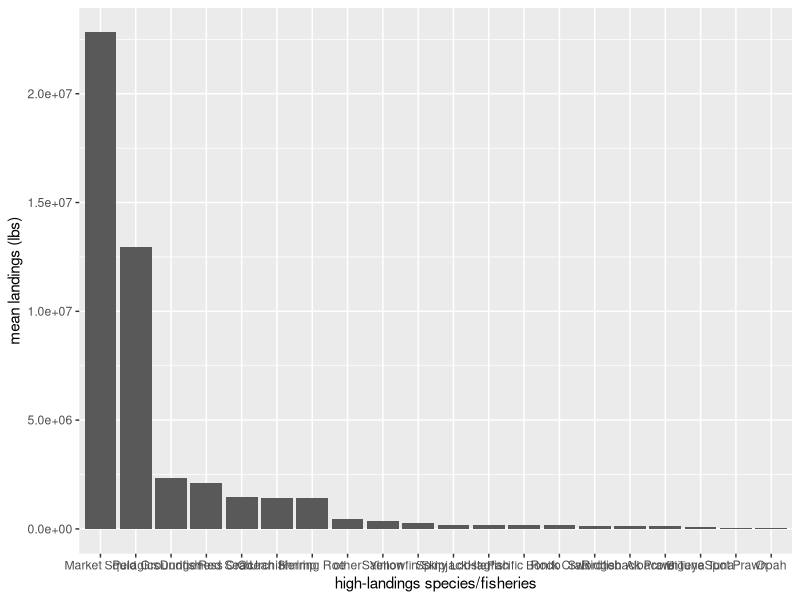

Here is the R script that generated this plot:
# Script for isolating the species of interest from the DFW dataset of monthly
# landings by area.

library(stringr)
library(stringi)
library(dplyr)
library(reshape2)
library(ggplot2)

# Import dataset of all areas
all_areas <- read.csv("Data/DFW areas/all_areas.csv")

# Fix known issues with species names
all_areas$Species <- str_replace_all(all_areas$Species, 
                                     c("Lobs ter California spiny" = "Lobster California spiny",
                                       "Anchovy  northern" = "Anchovy northern",
                                       "Crab y ellow rock" = "Crab yellow rock"))

# Find most-landed species ----------------------------------------------------
# Isolate total landings and find mean by year
high_landings <- all_areas[, c(1, 14:16)]
high_landings <- high_landings %>% group_by(area, Species) %>% 
  summarize(landings = mean(Landings))  

# Isolate each area & order by landings in descending order
total_e <- high_landings %>% filter(area == "Eureka")
total_e <- total_e[order(-total_e$landings), ]

total_fb <- high_landings %>% filter(area == "Fort Bragg")
total_fb <- total_fb[order(-total_fb$landings), ]

total_bb <- high_landings %>% filter(area == "Bodega Bay")
total_bb <- total_bb[order(-total_bb$landings), ]

total_sf <- high_landings %>% filter(area == "San Francisco")
total_sf <- total_sf[order(-total_sf$landings), ]

total_m <- high_landings %>% filter(area == "Monterey")
total_m <- total_m[order(-total_m$landings), ]

total_mb <- high_landings %>% filter(area == "Morro Bay")
total_mb <- total_mb[order(-total_mb$landings), ]

total_sb <- high_landings %>% filter(area == "Santa Barbara")
total_sb <- total_sb[order(-total_sb$landings), ]

total_la <- high_landings %>% filter(area == "Los Angeles")
total_la <- total_la[order(-total_la$landings), ]

total_sd <- high_landings %>% filter(area == "San Diego")
total_sd <- total_sd[order(-total_sd$landings), ]

# Create dataframe of highest landed species
high_landings <- rbind(total_e[1:11, 1:2], total_fb[1:11, 1:2], 
                       total_bb[1:11, 1:2], total_sf[1:11, 1:2], 
                       total_m[1:11, 1:2], total_mb[1:11, 1:2],
                       total_sb[1:11, 1:2], total_la[1:11, 1:2], 
                       total_sd[1:11, 1:2])

# Get list of unique species names (not fully unique :/ )
high_landings <- levels(factor(high_landings$Species))
print(high_landings)


# Isolate species of interest -------------------------------------------------
# Column names for the initial columns of the overall dataframe
initial_cols <- c("Species", "January", "February", "March", "April", "May", "June",
                  "July", "August", "September", "October", "November", "December", 
                  "Landings", "year", "area")

crab <- all_areas %>% filter(str_detect(Species, "Dungeness")) %>% bind_rows
lobster <- all_areas %>% filter(str_detect(Species, "Lobster")) %>% bind_rows
squid <- all_areas %>% filter(str_detect(Species, "Squid market")) %>% bind_rows
albacore <- all_areas %>% filter(str_detect(Species, "albacore")) %>% bind_rows
bigeye <- all_areas %>% filter(str_detect(Species, "Tuna bigeye")) %>% bind_rows
prawn_spot <- all_areas %>% filter(str_detect(Species, "Prawn spot")) %>% bind_rows
swordfish <- all_areas %>% filter(str_detect(Species, "Swordfish")) %>% bind_rows
opah <- all_areas %>% filter(str_detect(Species, "Opah")) %>% bind_rows
bonito <- all_areas %>% filter(str_detect(Species, "Bonito Pacific")) %>% bind_rows
prawn_ridge <- all_areas %>% filter(str_detect(Species, "Prawn ridgeback")) %>% bind_rows

# Rock crab -------------------------------------------------------------------
rock_crab <- all_areas %>% filter(str_detect(Species, 
                                             "Crab red rock|Crab rock unspecified|Crab yellow rock")) %>% bind_rows
# Update dataframe with new species name
rock_crab <- rock_crab[, -1] %>% group_by(area, year) %>%
  summarize(across(January:Landings, sum))  
rock_crab <- cbind(rep("Rock Crab", length(rock_crab$year)), rock_crab[, c(3:15, 2, 1)])
colnames(rock_crab) <- initial_cols

# Yellowfin/Skipjack ----------------------------------------------------------
# Info on grouping here: https://escholarship.org/uc/item/24r1s04n
yellow_skip <- all_areas %>% filter(str_detect(Species, 
                                               "Tuna yellowfin|Tuna skipjack")) %>% bind_rows
# Update dataframe with new species name
yellow_skip <- yellow_skip[, -1] %>% group_by(area, year) %>%
  summarize(across(January:Landings, sum))  
yellow_skip <- cbind(rep("Yellowfin/Skipjack", length(yellow_skip$year)), yellow_skip[, c(3:15, 2, 1)])
colnames(yellow_skip) <- initial_cols

# Herring roe -----------------------------------------------------------------
herring_roe <- all_areas %>% filter(str_detect(Species, 
                                               "Herring Pacific roe|Herring Roe")) %>% bind_rows
# Update dataframe with new species name
herring_roe <- herring_roe[, -1] %>% group_by(area, year) %>%
  summarize(across(January:Landings, sum))  
herring_roe <- cbind(rep("Herring Roe", length(herring_roe$year)), herring_roe[, c(3:15, 2, 1)])
colnames(herring_roe) <- initial_cols

# Red sea urchin --------------------------------------------------------------
urchin <- all_areas %>% filter(str_detect(Species, 
                                          "Sea urchin red|Urchin red")) %>% bind_rows
# Update dataframe with new species name
urchin <- urchin[, -1] %>% group_by(area, year) %>%
  summarize(across(January:Landings, sum))  
urchin <- cbind(rep("Red Sea Urchin", length(urchin$year)), urchin[, c(3:15, 2, 1)])
colnames(urchin) <- initial_cols

# Hagfish ---------------------------------------------------------------------
hagfish <- all_areas %>% filter(str_detect(Species, 
                                           "Hagfish|Hagfishes")) %>% bind_rows
# Update dataframe with new species name
hagfish <- hagfish[, -1] %>% group_by(area, year) %>%
  summarize(across(January:Landings, sum))  
hagfish <- cbind(rep("Hagfish", length(hagfish$year)), hagfish[, c(3:15, 2, 1)])
colnames(hagfish) <- initial_cols

# Shrimp ----------------------------------------------------------------------
shrimp <- all_areas %>% filter(str_detect(Species, 
                                          "Shrimp Pacific Ocean|Shrimp ocean pink")) %>% bind_rows
# Update dataframe with new species name
shrimp <- shrimp[, -1] %>% group_by(area, year) %>%
  summarize(across(January:Landings, sum))  
shrimp <- cbind(rep("Ocean Shrimp", length(shrimp$year)), shrimp[, c(3:15, 2, 1)])
colnames(shrimp) <- initial_cols

# Groundfish - from list here -------------------------------------------------
# https://wildlife.ca.gov/Conservation/Marine/Federal-Groundfish 
groundfish <- all_areas %>% filter(str_detect(Species, 
                                              "Halibut|Rockfish|Thornyhead|Sablefish|Skate|Shark leopard|Shark soupfin|Shark spiny dogfish|Ratfish|Cabezon|Greenling|Lingcod|Cod|Whiting|Scorpionfish|Flounder|Sole|Sanddab|Grenadiers")) %>% bind_rows
# Update dataframe with new species name
groundfish <- groundfish[, -1] %>% group_by(area, year) %>%
  summarize(across(January:Landings, sum))  
groundfish <- cbind(rep("Groundfish", length(groundfish$year)), groundfish[, c(3:15, 2, 1)])
colnames(groundfish) <- initial_cols

# Salmon ----------------------------------------------------------------------
salmon <- all_areas %>% filter(str_detect(Species, "Salmon")) %>% bind_rows
salmon <- salmon %>% filter(!str_detect(Species, "Roe"))  # Remove salmon roe fishery
# Update dataframe with new species name
salmon <- salmon[, -1] %>%  group_by(area, year) %>% 
  summarize(across(January:Landings, sum))
salmon <- cbind(rep("Salmon", length(salmon$year)), salmon[, c(3:15, 2, 1)])
colnames(salmon) <- initial_cols

# Coastal pelagic species gathered from NOAA fisheries ------------------------
pelagics <- all_areas %>% filter(str_detect(Species, 
                                            "Sardine|Mackerel|Mackerel|Mackerel|Anchovy northern")) %>% bind_rows
# Update dataframe with new species name
pelagics <- pelagics[, -1] %>% group_by(area, year) %>% 
  summarize(across(January:Landings, sum))
pelagics <- cbind(rep("Pelagics", length(pelagics$year)), pelagics[, c(3:15, 2, 1)])
colnames(pelagics) <- initial_cols


# Category for everything not selected above ----------------------------------
other <- all_areas %>% filter(!str_detect(Species, "Dungeness"))
other <- other %>% filter(!str_detect(Species, "Lobster"))
other <- other %>% filter(!str_detect(Species, "Squid market"))
other <- other %>% filter(!str_detect(Species, "albacore"))
other <- other %>% filter(!str_detect(Species, "Tuna bigeye"))
other <- other %>% filter(!str_detect(Species, "Tuna yellowfin"))
other <- other %>% filter(!str_detect(Species, "Tuna skipjack"))
other <- other %>% filter(!str_detect(Species, "Prawn spot"))
other <- other %>% filter(!str_detect(Species, "Prawn ridgeback"))
other <- other %>% filter(!str_detect(Species, "Swordfish"))
other <- other %>% filter(!str_detect(Species, "Opah"))
other <- other %>% filter(!str_detect(Species, "Herring Pacific roe"))
other <- other %>% filter(!str_detect(Species, "Sea urchin red"))
other <- other %>% filter(!str_detect(Species, "Urchin red"))
other <- other %>% filter(!str_detect(Species, "Hagfish"))
other <- other %>% filter(!str_detect(Species, "Hagfishes"))
other <- other %>% filter(!str_detect(Species, "Shrimp Pacific Ocean"))
other <- other %>% filter(!str_detect(Species, "Shrimp ocean pink"))
other <- other %>% filter(!str_detect(Species, "Halibut"))
other <- other %>% filter(!str_detect(Species, "Rockfish"))
other <- other %>% filter(!str_detect(Species, "Thornyhead"))
other <- other %>% filter(!str_detect(Species, "Sablefish"))
other <- other %>% filter(!str_detect(Species, "Skate"))
other <- other %>% filter(!str_detect(Species, "Shark leopard"))
other <- other %>% filter(!str_detect(Species, "Shark soupfin"))
other <- other %>% filter(!str_detect(Species, "Shark spiny dogfish"))
other <- other %>% filter(!str_detect(Species, "Ratfish"))
other <- other %>% filter(!str_detect(Species, "Cabezon"))
other <- other %>% filter(!str_detect(Species, "Greenling"))
other <- other %>% filter(!str_detect(Species, "Lingcod"))
other <- other %>% filter(!str_detect(Species, "Cod"))
other <- other %>% filter(!str_detect(Species, "Whiting"))
other <- other %>% filter(!str_detect(Species, "Scorpionfish"))
other <- other %>% filter(!str_detect(Species, "Flounder"))
other <- other %>% filter(!str_detect(Species, "Sole"))
other <- other %>% filter(!str_detect(Species, "Sanddab"))
other <- other %>% filter(!str_detect(Species, "Grenadiers"))
other <- other %>% filter(!str_detect(Species, "Salmon"))
other <- other %>% filter(!str_detect(Species, "Sardine"))
other <- other %>% filter(!str_detect(Species, "Mackerel"))
other <- other %>% filter(!str_detect(Species, "Anchovy"))
other <- other %>% filter(!str_detect(Species, "Bonito Pacific"))
other <- other %>% filter(!str_detect(Species, "Crab red rock|Crab rock unspecified|Crab yellow rock"))

other_species <- levels(factor(other$Species))
print(other_species)
other <- other[, -1] %>% group_by(area, year) %>% 
  summarize(across(January:Landings, sum))
other <- cbind(rep("other", length(other$year)), other[, c(3:15, 2, 1)])
colnames(other) <- initial_cols


# Create dataframe of all species of interest ---------------------------------
all_soi <- rbind(crab, lobster, squid, albacore, bigeye, yellow_skip, 
                 prawn_spot, prawn_ridge, swordfish, opah, herring_roe, urchin, 
                 hagfish, shrimp, groundfish, salmon, pelagics, bonito, 
                 rock_crab, other)

all_soi$Species <- trimws(all_soi$Species)  # trim white space from names

# Replace DFW species names with more understandable text
all_soi$Species <- str_replace_all(all_soi$Species, 
                                   c("Crab Dungeness" = "Dungeness Crab",
                                     "Lobster California spiny" = "Spiny Lobster",
                                     "Prawn spot" = "Spot Prawn",
                                     "Squid market" = "Market Squid",
                                     "Tuna albacore" = "Albacore Tuna",
                                     "Tuna bigeye" = "Bigeye Tuna",
                                     "Bonito Pacific" = "Pacific Bonito",
                                     "Prawn ridgeback" = "Ridgeback Prawn"))
species <- levels(factor(all_soi$Species))  # list of species
print(species)  # check species list


# Check relative landings for the species of interest -------------------------
total_landings <- all_soi[, c(1, 14:16)]
total_landings <- total_landings %>% group_by(Species) %>% 
  summarize(landings = mean(Landings)) 

total_plot <- ggplot(total_landings, aes(y = landings, x = reorder(Species, -landings))) +
  geom_bar(position = "dodge", stat = "identity") +
  ylab("mean landings (lbs)") + xlab("high-landings species/fisheries")
  theme_bw() +
  theme(panel.grid.major = element_blank(), panel.grid.minor = element_blank())

ggsave(filename="DFW pdf data/Figures/all_soi_landings.pdf", total_plot,
       width=300, height=100, units="mm", dpi=300)

# Write a .csv file with just the species of interest
write.csv(all_soi, "Data/dfw_areas_soi.csv", row.names = FALSE)
